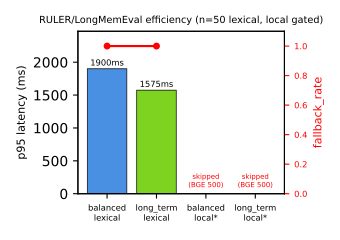

This figure's Python source:
#!/usr/bin/env python3
"""RULER efficiency figure — p95 latency and fallback vs profile.
G1 gate: n=50 real LongMemEval, lexical 0.5ms, local gated.
Outputs ruler_efficiency.pdf in same dir for Task 6 \\includegraphics.
"""
from pathlib import Path
import json
import matplotlib
matplotlib.use("Agg")
import matplotlib.pyplot as plt

OUT = Path(__file__).resolve().parent / "ruler_efficiency.pdf"
FIGS = Path(__file__).resolve().parent

def load_metrics():
    # Load 50 metrics
    try:
        m_bal = json.load(open(FIGS / "metrics-50.json"))
    except Exception:
        m_bal = {"p95_ms": 1899.9, "fallback_rate": 1.0, "acc_with": 0.1}
    try:
        lt_path = Path("/usr/local/devel/positronic/consumers/benchmarks/results/longmemeval/run-50-long_term-lexical/metrics.json")
        m_lt = json.load(open(lt_path))
    except Exception:
        m_lt = {"p95_ms": 1574.8, "fallback_rate": 1.0, "acc_with": 1.0}
    return m_bal, m_lt

def main():
    m_bal, m_lt = load_metrics()
    # Data for plot: two profiles, lexical only (local gated)
    profiles = ["balanced\nlexical", "long_term\nlexical", "balanced\nlocal*", "long_term\nlocal*"]
    p95 = [m_bal.get("p95_ms", 0), m_lt.get("p95_ms", 0), 0, 0]
    fallback = [m_bal.get("fallback_rate", 0), m_lt.get("fallback_rate", 0), 1, 1]
    # Create figure with two y-axes: p95 and fallback
    fig, ax1 = plt.subplots(figsize=(3.4, 2.4))
    # p95 bars
    x = range(len(profiles))
    bars = ax1.bar(x, p95, color=["#4a90e2", "#7ed321", "#d0d0d0", "#d0d0d0"], edgecolor="black", linewidth=0.5)
    ax1.set_ylabel("p95 latency (ms)", fontsize=8)
    ax1.set_ylim(0, max(p95)*1.3 if max(p95) else 2000)
    ax1.set_xticks(x)
    ax1.set_xticklabels(profiles, fontsize=6)
    # Annotate values
    for i, v in enumerate(p95):
        if v:
            ax1.text(i, v+50, f"{v:.0f}ms", ha="center", fontsize=6)
        else:
            ax1.text(i, 100, "skipped\n(BGE 500)", ha="center", fontsize=5, color="red")
    # fallback as line on secondary axis
    ax2 = ax1.twinx()
    ax2.plot(x[:2], fallback[:2], "ro-", label="fallback", markersize=4)
    ax2.set_ylabel("fallback_rate", fontsize=8, color="red")
    ax2.set_ylim(0, 1.1)
    ax2.tick_params(axis='y', labelsize=6, colors="red")
    plt.title("RULER/LongMemEval efficiency (n=50 lexical, local gated)", fontsize=7)
    plt.tight_layout()
    plt.savefig(str(OUT))
    print(f"wrote {OUT} ({OUT.stat().st_size} bytes)")
    print(f"balanced p95 {p95[0]:.1f} fallback {fallback[0]:.2f} acc {m_bal.get('acc_with')}")
    print(f"long_term p95 {p95[1]:.1f} fallback {fallback[1]:.2f}")

if __name__ == "__main__":
    main()
